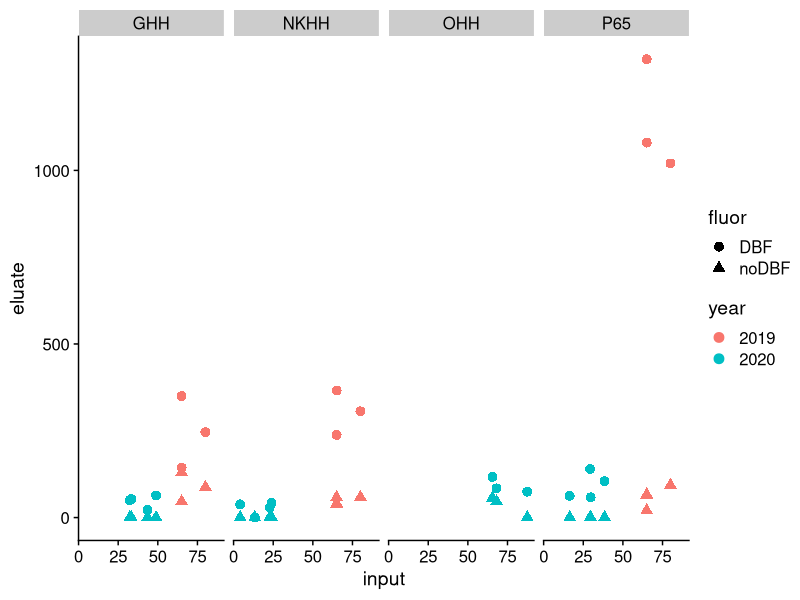
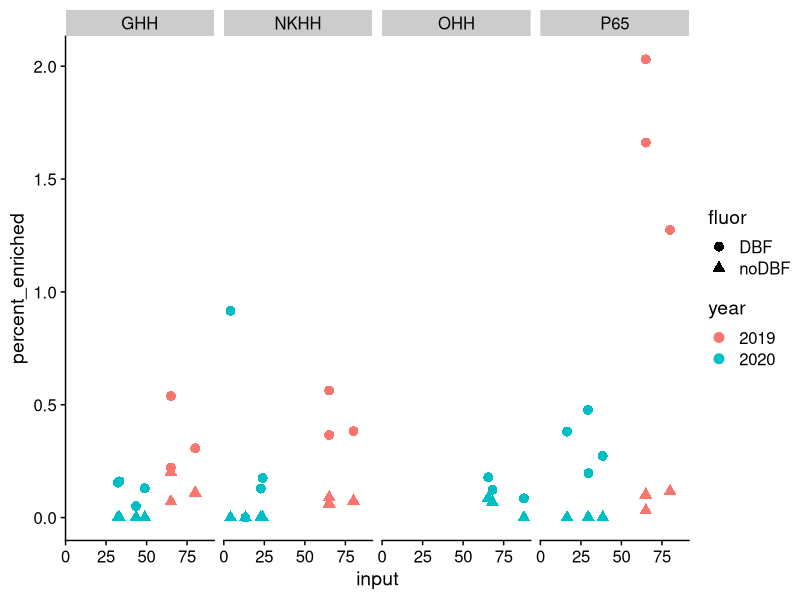

Reproduce these figures in R, in order.
## ---- chunk 1
knitr::opts_chunk$set(echo = TRUE)
library(tidyverse)
library(cowplot)
## ---- chunk 2
new <- tibble(year = c(2020,2020,2020,2020,2020,2020,2020,2020,2020,2020,2020,2020,2020,2020,2020,2020,2020,2020,2020,2020,2020,2020,2020,2020,2020,2020,2020,2020,2020,2020),
                 halo = c("NKHH","NKHH","NKHH","NKHH","NKHH","NKHH","NKHH","NKHH","P65","P65","P65","P65","P65","P65","P65","P65","GHH","GHH","GHH","GHH","GHH","GHH","GHH","GHH","OHH","OHH","OHH","OHH","OHH","OHH"),
                 fluor = c("DBF","noDBF","DBF","noDBF","DBF","noDBF","DBF","noDBF","DBF","noDBF","DBF","noDBF","DBF","noDBF","DBF","noDBF","DBF","noDBF","DBF","noDBF","DBF","noDBF","DBF","noDBF","DBF","noDBF","DBF","noDBF","DBF","noDBF"),
                 input = c(22.75,22.75,13.35,13.35,4.15,4.15,23.95,23.95,29.65,29.65,38.45,38.45,29.35,29.35,16.45,16.45,33.3,33.3,32.3,32.3,48.9,48.9,43.5,43.5,65.5,65.5,87.5,87.5,68.1,68.1),
                 eluate = c(29.2,0,0,0,38,0,42,0,58.2,0,105,0,140,0,62.6,0,53.4,0,50,0,63.6,0,22,0,117,56.2,74.6,0,84,46))

old <- tibble(year = c(2019,2019,2019,2019,2019,2019,2019,2019,2019,2019,2019,2019,2019,2019,2019,2019,2019,2019),
                 halo = c("NKHH","NKHH","NKHH","NKHH","NKHH","NKHH","P65","P65","P65","P65","P65","P65","GHH","GHH","GHH","GHH","GHH","GHH"),
                 fluor = c("DBF","noDBF","DBF","noDBF","DBF","noDBF","DBF","noDBF","DBF","noDBF","DBF","noDBF","DBF","noDBF","DBF","noDBF","DBF","noDBF"),
              input = c(65,65,80,80,65,65,65,65,80,80,65,65,65,65,80,80,65,65),
                 eluate = c(238,40,306,58.4,366,57.8,1080,20,1020,93,1320,65.8,144,46,246,87.4,350,130))

IP <- rbind(new,old) %>% mutate(year = as.character(year))
## ---- chunk 3

IP %>% ggplot(aes(x = input, y = eluate, col = year, shape = fluor)) + geom_point(size = 3) + theme_cowplot() + facet_grid(.~halo)


IP %>% mutate(percent_enriched = eluate / (input * 10)) %>% ggplot(aes(x = input, y = percent_enriched, col = year, shape = fluor)) + geom_point(size = 3) + theme_cowplot() + facet_grid(.~halo)
